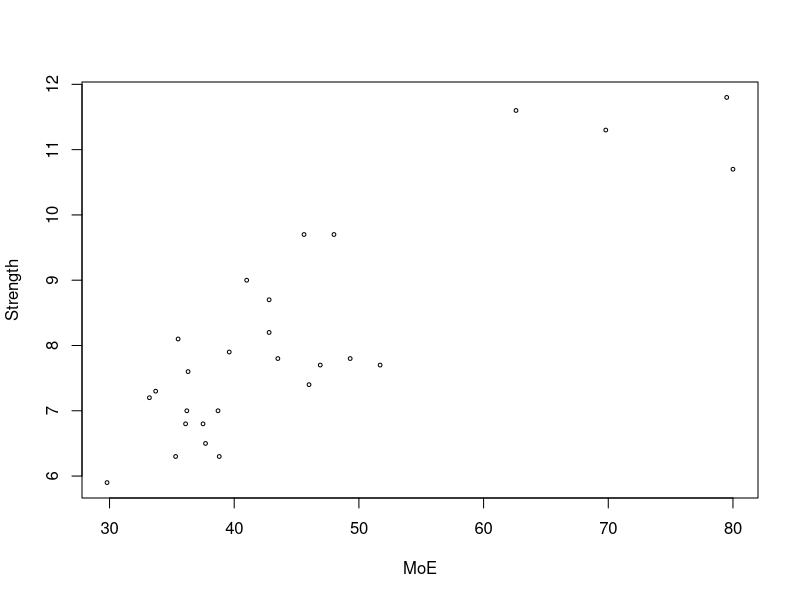
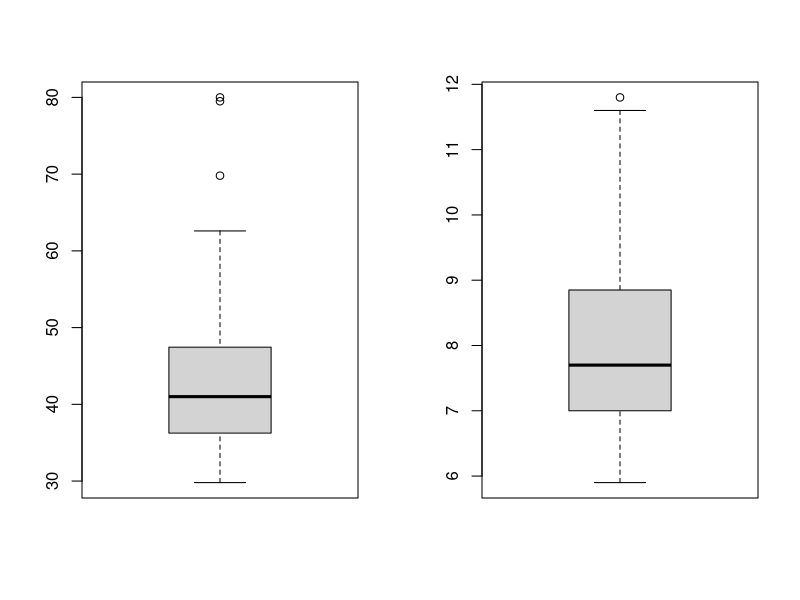
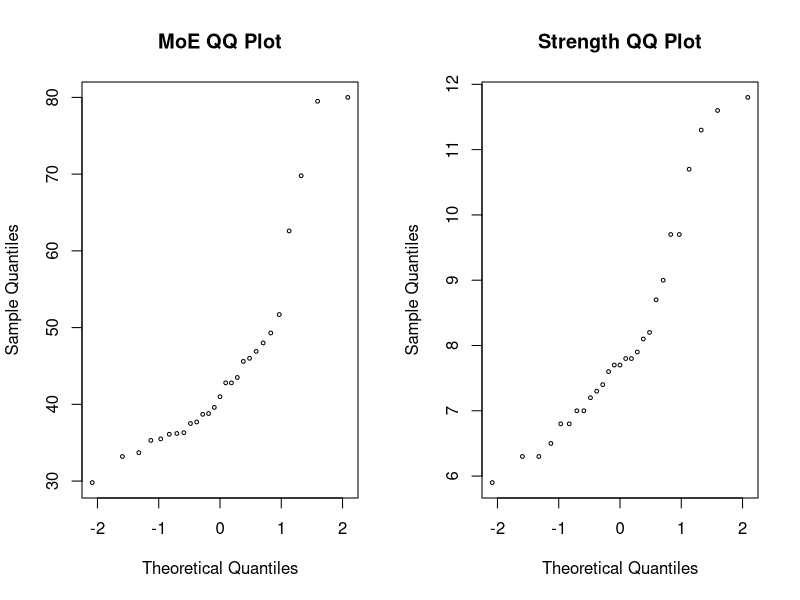

These figures' R source, in order:
# HW Lecture 13_1
# Import data of MoE vs. Strength
MoE <- c(29.8, 33.2, 33.7, 35.3, 35.5, 36.1, 36.2, 36.3, 37.5, 
         37.7, 38.7, 38.8, 39.6, 41.0, 42.8, 42.8, 43.5, 45.6, 46.0,
         46.9, 48.0, 49.3, 51.7, 62.6, 69.8, 79.5, 80.0)
Strength <- c(5.9, 7.2, 7.3, 6.3, 8.1, 6.8, 7.0, 7.6, 6.8, 6.5,
              7.0, 6.3, 7.9, 9.0, 8.2, 8.7, 7.8, 9.7, 7.4, 7.7, 9.7, 7.8,
              7.7, 11.6, 11.3, 11.8, 10.7)
# a) Make the scatterplot
plot(MoE, Strength, cex = 0.5)
# b) boxplot
par(mfrow = c(1, 2))
boxplot(MoE)
boxplot(Strength)

# c) qqplot
qqnorm(MoE, cex = 0.5, main = "MoE QQ Plot")
qqnorm(Strength, cex = 0.5, main = "Strength QQ Plot")

# d) Find correlation
MoE.mean <- mean(MoE)
MoE.sd <- sd(MoE)
Strength.mean <- mean(Strength)
Strength.sd <- sd(Strength)
n <- length(MoE)
r <- sum(((MoE - MoE.mean) / MoE.sd)* 
           ((Strength - Strength.mean) / Strength.sd))
r = r / (n - 1)
r

# e) Compare with cor()
cor(Strength, MoE)

# f) Compute the OLS
xy.mean <- mean(MoE * Strength) # 385.426
xmean.ymean <- MoE.mean * Strength.mean # 367.208
xsquare.mean <- mean(MoE ^ 2) # 2204.178
xmean.square <- MoE.mean ^ 2 # 2034.678
# Slope
Beta = (xy.mean - xmean.ymean) / (xsquare.mean - xmean.square)
Beta



# Intercept
Alpha = Strength.mean - Beta * MoE.mean
Alpha



# g) Interpret the slope
# As MoE increase by 1 GPa, the Strength will increase by about 0.107 MPa

# h) Predit Strength when MoE is 39.0
Strength.predict <- Beta * 39.0 + Alpha
Strength.predict



# i) Compute the sum of squared error(SSE)
error <- 0
for (i in n) {
  error = error + (Strength[i] - (0.1075 * MoE[i] + 3.2925)) ^ 2
}
error 
